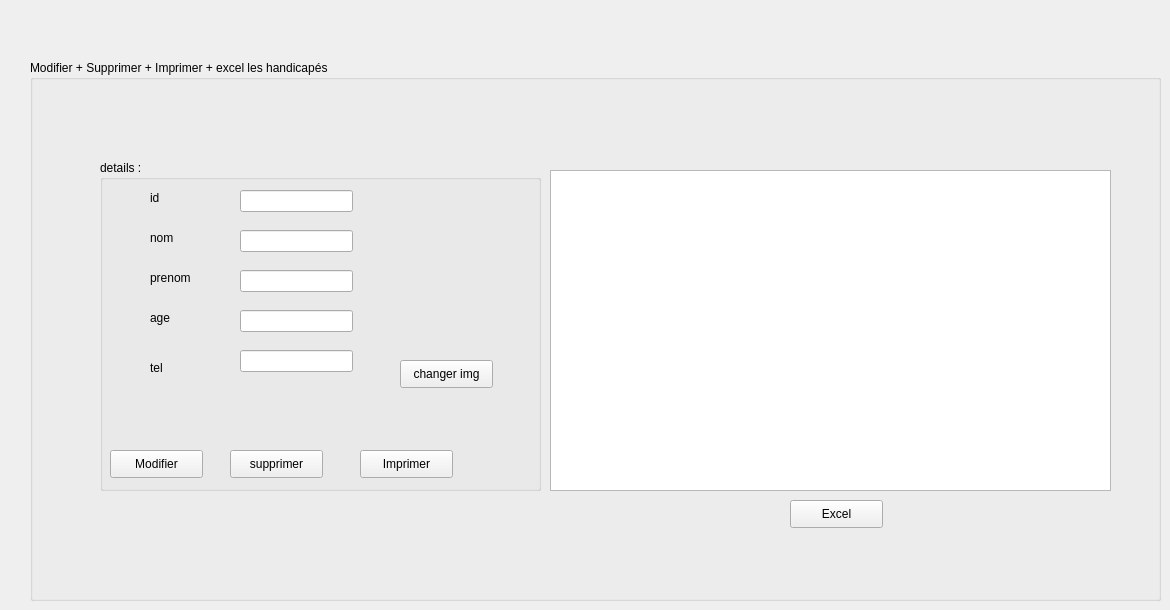
      <widget class="QWidget" name="page_13">
       <widget class="QGroupBox" name="groupBox_18">
        <property name="geometry">
         <rect>
          <x>30</x>
          <y>60</y>
          <width>1131</width>
          <height>541</height>
         </rect>
        </property>
        <property name="title">
         <string>Modifier + Supprimer + Imprimer + excel les handicapés</string>
        </property>
        <widget class="QGroupBox" name="groupBox_17">
         <property name="geometry">
          <rect>
           <x>70</x>
           <y>100</y>
           <width>441</width>
           <height>331</height>
          </rect>
         </property>
         <property name="title">
          <string>details :</string>
         </property>
         <widget class="QLabel" name="label_33">
          <property name="geometry">
           <rect>
            <x>50</x>
            <y>70</y>
            <width>56</width>
            <height>16</height>
           </rect>
          </property>
          <property name="text">
           <string>nom</string>
          </property>
         </widget>
         <widget class="QLabel" name="label_34">
          <property name="geometry">
           <rect>
            <x>50</x>
            <y>110</y>
            <width>56</width>
            <height>16</height>
           </rect>
          </property>
          <property name="text">
           <string>prenom</string>
          </property>
         </widget>
         <widget class="QLabel" name="label_35">
          <property name="geometry">
           <rect>
            <x>50</x>
            <y>200</y>
            <width>56</width>
            <height>16</height>
           </rect>
          </property>
          <property name="text">
           <string>tel</string>
          </property>
         </widget>
         <widget class="QLabel" name="label_36">
          <property name="geometry">
           <rect>
            <x>50</x>
            <y>150</y>
            <width>56</width>
            <height>16</height>
           </rect>
          </property>
          <property name="text">
           <string>age</string>
          </property>
         </widget>
         <widget class="QLineEdit" name="txt_nom">
          <property name="geometry">
           <rect>
            <x>140</x>
            <y>70</y>
            <width>113</width>
            <height>22</height>
           </rect>
          </property>
         </widget>
         <widget class="QLineEdit" name="txt_prenom">
          <property name="geometry">
           <rect>
            <x>140</x>
            <y>110</y>
            <width>113</width>
            <height>22</height>
           </rect>
          </property>
         </widget>
         <widget class="QLineEdit" name="txt_age">
          <property name="geometry">
           <rect>
            <x>140</x>
            <y>150</y>
            <width>113</width>
            <height>22</height>
           </rect>
          </property>
         </widget>
         <widget class="QLineEdit" name="txt_tel">
          <property name="geometry">
           <rect>
            <x>140</x>
            <y>190</y>
            <width>113</width>
            <height>22</height>
           </rect>
          </property>
         </widget>
         <widget class="QLabel" name="label_37">
          <property name="geometry">
           <rect>
            <x>50</x>
            <y>30</y>
            <width>56</width>
            <height>16</height>
           </rect>
          </property>
          <property name="text">
           <string>id</string>
          </property>
         </widget>
         <widget class="QLineEdit" name="txt_id">
          <property name="geometry">
           <rect>
            <x>140</x>
            <y>30</y>
            <width>113</width>
            <height>22</height>
           </rect>
          </property>
         </widget>
         <widget class="QLabel" name="txt_img">
          <property name="geometry">
           <rect>
            <x>270</x>
            <y>30</y>
            <width>151</width>
            <height>161</height>
           </rect>
          </property>
          <property name="text">
           <string/>
          </property>
         </widget>
         <widget class="QPushButton" name="pb_modifier_img">
          <property name="geometry">
           <rect>
            <x>300</x>
            <y>200</y>
            <width>93</width>
            <height>28</height>
           </rect>
          </property>
          <property name="text">
           <string>changer img</string>
          </property>
         </widget>
         <widget class="QLabel" name="txt_loc_img">
          <property name="geometry">
           <rect>
            <x>280</x>
            <y>210</y>
            <width>16</width>
            <height>16</height>
           </rect>
          </property>
          <property name="text">
           <string/>
          </property>
         </widget>
         <widget class="QPushButton" name="pb_modifier_2">
          <property name="geometry">
           <rect>
            <x>10</x>
            <y>290</y>
            <width>93</width>
            <height>28</height>
           </rect>
          </property>
          <property name="text">
           <string>Modifier</string>
          </property>
         </widget>
         <widget class="QPushButton" name="pb_supprimer1">
          <property name="geometry">
           <rect>
            <x>130</x>
            <y>290</y>
            <width>93</width>
            <height>28</height>
           </rect>
          </property>
          <property name="text">
           <string>supprimer</string>
          </property>
         </widget>
         <widget class="QPushButton" name="pb_imprimer_handicape">
          <property name="geometry">
           <rect>
            <x>260</x>
            <y>290</y>
            <width>93</width>
            <height>28</height>
           </rect>
          </property>
          <property name="text">
           <string>Imprimer</string>
          </property>
         </widget>
        </widget>
        <widget class="QPushButton" name="pb_excel">
         <property name="geometry">
          <rect>
           <x>760</x>
           <y>440</y>
           <width>93</width>
           <height>28</height>
          </rect>
         </property>
         <property name="text">
          <string>Excel</string>
         </property>
        </widget>
        <widget class="QTableView" name="table_handicape">
         <property name="geometry">
          <rect>
           <x>520</x>
           <y>110</y>
           <width>561</width>
           <height>321</height>
          </rect>
         </property>
        </widget>
       </widget>
      </widget>
